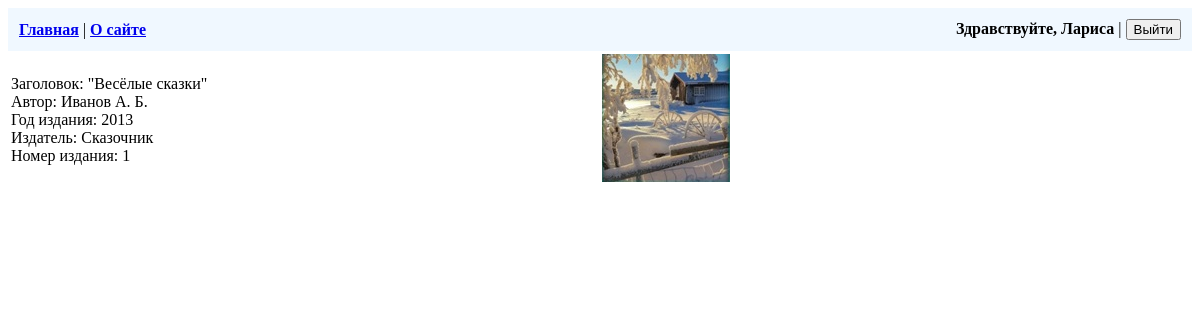
The page /1/ (signed in) on the database its author committed.
### biblio/models.py (models this page shows, shortened)
class ListBooks(models.Model):
    title = models.CharField(max_length=100, verbose_name='Заголовок')
    author = models.CharField(max_length=60, verbose_name='Автор')
    year = models.IntegerField(validators=[MaxValueValidator(datetime.date.today().year)], verbose_name='Год издания')
    publisher = models.CharField(max_length=50, verbose_name='Издательство')
    edition = models.PositiveIntegerField(default=1, verbose_name='Номер издания')
    cover = models.ImageField(upload_to="covers/%Y/", blank=True, verbose_name='Обложка')
    class Meta:
        verbose_name = "Книга"
        verbose_name_plural = "Книги"
        ordering = ['title']

### biblio/views.py (the view, shortened to what this page needs)
# urls.py: path('<pk>/', views.DetailBook.as_view(), name='detail'),
class DetailBook(DetailView):
    model = ListBooks
    def get_context_data(self, **kwargs):
        count = Distribution.objects.filter(book_id=kwargs['object'].id).count()
        count = kwargs['object'].numberofbooks.number - count
        context = super().get_context_data(**kwargs)
        context['number_of_books'] = count
        context['form_edit'] = NumberOfBooksForm(initial={
            'number': kwargs['object'].numberofbooks.number,
            'additionally': kwargs['object'].numberofbooks.additionally
            }
        )
        if self.request.GET:
            context['message'] = self.request.GET['edit_num']
        return context

### biblio/templatetags/number_of_books_tag.py (called while the page is built)
@register.simple_tag()
def num(all_books, dist_books):
    rem_books = all_books - len(dist_books)
    if rem_books:
        message = ''
    else:
        message = '(нет в наличии)'
    return message

### biblio/templates/biblio/listbooks_detail.html
{% extends 'base.html' %}
{% block content %}
{% load number_of_books_tag %}
<table style="width: 100%;"><tr>
  <td>
    Заголовок: "{{ object.title }}"<br />
    Автор: {{ object.author }}<br />
    Год издания: {{ object.year }}<br />
    Издатель: {{ object.publisher }}<br />
    Номер издания: {{ object.edition }}<br />
  </td>
  <td style="width: 50%;">
    {% if object.cover %}
      <img src="{{object.cover.url}}" />
    {% endif %}
  </td>
</tr>
<tr><td>    {% if user.groups.get.name == 'Библиотекарь' %}
  В наличии: {{ number_of_books }}
      {% include 'one_form.html' with form=form_edit not_base_template=True center=True %}
      <b>Последние действия:</b> {{ message }}
      {% else %}
      <b>{% num object.numberofbooks.number object.distribution_set.all %}</b><br />
    {% endif %}
  </td><td></td></tr></table>
{% endblock %}

### templates/base.html (shortened to what this page needs)
{% load static %}
{% if not not_base_template %}
  <!DOCTYPE html>
    <head>
      <link href="{% static 'biblio/styles.css' %}" rel="stylesheet" />
      <link href="{% static 'users/styles.css' %}" rel="stylesheet" />
    </head>
    <body>
      <header><table class="table-header"><tr>
        <td>
          <b><a href="{% url 'home' %}">Главная</a></b> |
          <b><a href="{% url 'about' %}">О сайте</a></b>
        </td>
        <td>{% if not not_title_authorization %}
          {% if user and user.is_active %}
            <form method="post" action="{% url 'users:logout' %}" style="text-align: right;">
              <div><b>Здравствуйте, {{ user.username }}</b> | <button type="submit">Выйти</button></div>
            </form>
          {% else %}
            <form action="{% url 'users:login' %}" style="text-align: right;">
              <div><button type="submit">Авторизация</button></div>
            </form>
          {% endif %}
        {% endif %}</td>
      </tr></table></header>
      <main>
{% endif %}
        {% block content %}{% endblock %}
{% if not not_base_template %}
      </main>
    </body>
  </html>
{% endif %}

### users/static/users/styles.css (style rules this page uses)
.table-header { width: 100%; background-color:aliceblue; padding: 0.5rem; }

### rows shown on the page
ListBooks: title "Весёлые сказки", author "Иванов А. Б.", year "2013", publisher "Сказочник", edition "1", cover (picture)

### other values the page prints
{{ user.username }} "Лариса"
